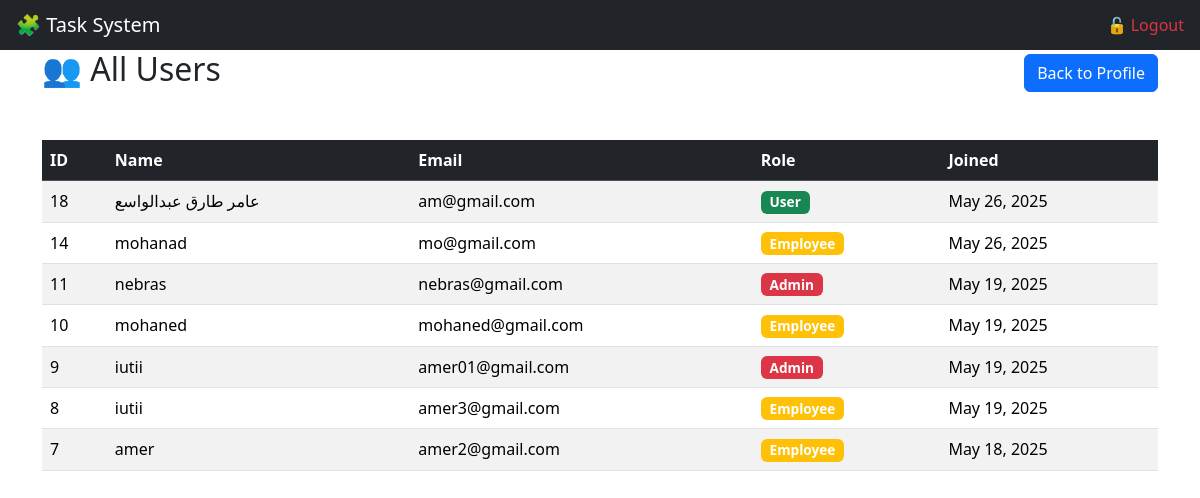
Screenshot of /views/User/showall.php (signed in) with the database file from the repository.
### tables this page shows
CREATE TABLE `users` (
  `id` int(11) NOT NULL,
  `name` varchar(255) NOT NULL,
  `email` varchar(255) NOT NULL,
  `password` varchar(255) NOT NULL,
  `role` enum('admin','employee','user') DEFAULT 'employee',
  `created_at` timestamp NOT NULL DEFAULT current_timestamp(),
  `phone` varchar(20) DEFAULT NULL,
  `gender` enum('male','female') DEFAULT 'male',
  `remember_token` varchar(64) DEFAULT NULL
);

### models/user.php (called while the page is built, shortened)
<?php
class user{
    private $conn;
    public function __construct($dbConnection) {
        $this->conn = $dbConnection;
    }
    public function getAllUsers() {
    $stmt = $this->conn->query("SELECT id, name, email, role, created_at FROM users ORDER BY created_at DESC");
    return $stmt->fetchAll(PDO::FETCH_ASSOC);
}
}
?>

### views/User/showall.php (the view, shortened to what this page needs)
<?php
require_once '../../config/db.php';
require_once '../../models/user.php';
require_once '../../includes/header.php';
$userModel = new User($conn);
$users = $userModel->getAllUsers();
?>
<!DOCTYPE html>
<html lang="en">
<head>
    <link href="../../assets/bootstrap-5.3.3-dist/css/bootstrap.min.css" rel="stylesheet">
</head>
<body>
<div class="container">
    <div class="d-flex justify-content-between align-items-center mb-4">
        <h2>👥 All Users</h2>
        <a href="user.php" class="btn btn-primary">Back to Profile</a>
    </div>
    <?php if (empty($users)): ?>
        <div class="alert alert-info">No users found.</div>
    <?php else: ?>
        <div class="table-responsive">
            <table class="table table-striped table-hover user-table">
                <thead class="table-dark">
                    <tr>
                        <th>ID</th>
                        <th>Name</th>
                        <th>Email</th>
                        <th>Role</th>
                        <th>Joined</th>
                    </tr>
                </thead>
                <tbody>
                    <?php foreach ($users as $user): ?>
                        <tr>
                            <td><?= htmlspecialchars($user['id']) ?></td>
                            <td><?= htmlspecialchars($user['name']) ?></td>
                            <td><?= htmlspecialchars($user['email']) ?></td>
                            <td>
                                <?php
                                $badgeClass = match($user['role']) {
                                    'admin' => 'danger',
                                    'employee' => 'warning',
                                    'user' => 'success',
                                    default => 'secondary'
                                };
                                ?>
                                <span class="badge bg-<?= $badgeClass ?> role-badge">
                                    <?= ucfirst($user['role']) ?>
                                </span>
                            </td>
                            <td><?= date('M j, Y', strtotime($user['created_at'])) ?></td>
                        </tr>
                    <?php endforeach; ?>
                </tbody>
            </table>
        </div>
    <?php endif; ?>
</div>
</body>
</html>

### views/User/showall.php (style rules this page uses)
.user-table { margin-top: 20px; }
.role-badge { font-size: 0.85rem; }

### rows the page displays
users: id "18", name "عامر طارق عبدالواسع", email "am@gmail.com", role "User", created_at "May 26, 2025"
users: id "14", name "mohanad", email "mo@gmail.com", role "Employee", created_at "May 26, 2025"
users: id "11", name "nebras", email "nebras@gmail.com", role "Admin", created_at "May 19, 2025"
users: id "10", name "mohaned", email "mohaned@gmail.com", role "Employee", created_at "May 19, 2025"
users: id "9", name "iutii", email "amer01@gmail.com", role "Admin", created_at "May 19, 2025"
users: id "8", name "iutii", email "amer3@gmail.com", role "Employee", created_at "May 19, 2025"
users: id "7", name "amer", email "amer2@gmail.com", role "Employee", created_at "May 18, 2025"
